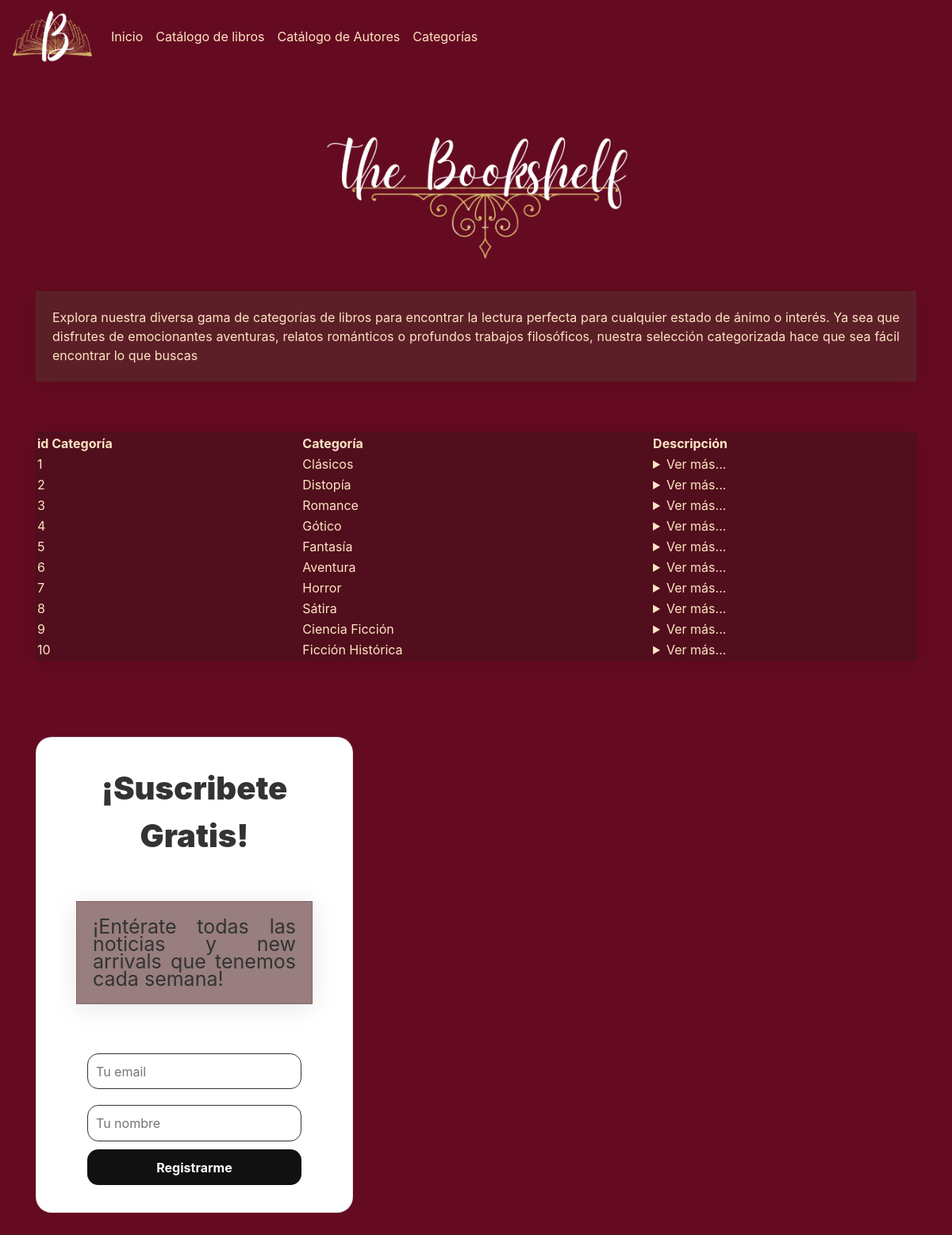
/catalogo/categorias, run on the app's committed database.
### catalogo/models.py (models this page shows)
class Navbar(models.Model):
    id_navbar = models.AutoField(db_column="idNavbar", primary_key=True)
    nombre = models.CharField(max_length=50)
    url = models.CharField(max_length=100)

class Categoria(models.Model):
    id_categoria     = models.AutoField( db_column="idCategoria",primary_key=True)
    nombre_categoria = models.CharField(max_length=100)
    descripcion      = models.CharField(max_length=100)

### catalogo/views.py (the view)
# urls.py: path('categorias', views.categorias, name="categorias"),
def categorias(request):
	Navbars = Navbar.objects.all()
	Categorias = Categoria.objects.all()
	context = { "Navbars": Navbars,
            "Categorias": Categorias }
	return render (request, 'catalogo/Categorias.html', context)

### catalogo/templates/catalogo/categorias.html (shortened to what this page needs)
<!DOCTYPE html>
<html lang="en">
<head>
    <link rel="stylesheet" href="https://cdn.jsdelivr.net/npm/bootstrap@4.6.2/dist/css/bootstrap.min.css">
    <link href="https://unpkg.com/aos@2.3.1/dist/aos.css" rel="stylesheet">
    <link rel="stylesheet" href="https://cdn.datatables.net/2.0.8/css/dataTables.dataTables.css" />
    {% load static %}
    <link rel="stylesheet" href="{% static 'assets/css/estilos.css' %}">
</head>
<body>
    <nav class="navbar navbar-expand-lg navbar-light" >
        <a class="navbar-brand" href="#"><img src="{% static 'assets/images/nav.png' %}" alt="" width="100px" length="200px"></a>
        <div class="collapse navbar-collapse" id="navbarNav">
            <ul class="navbar-nav">
                {% for Navbar in Navbars %}
              <li class="nav-item">
                <a class="nav-link"
                href="{{ Navbar.url }}" style="color: bisque">{{ Navbar.nombre }}</a>
              </li>
              {% endfor %}
              </ul>
        </div>
      </nav>
    <div class="container">
        <div class="row">
            <div class="col lg 6"style="center">
                <h1><img src="{% static 'assets/images/logo.png' %}" alt="" width="400px" length="800px"></h1>
            </div>
        </div>
        <div class="row">
            <div class="col lg-12" data-aos="fade-down" data-aos-easing="linear"data-aos-duration="1500">
                <p>Explora nuestra diversa gama de categorías de libros para encontrar la lectura perfecta para cualquier estado de ánimo o interés. Ya sea que disfrutes de emocionantes aventuras, relatos románticos o profundos trabajos filosóficos, nuestra selección categorizada hace que sea fácil encontrar lo que buscas</p>
            </div>
        </div>
        <div class="row" >
            <div class="col-lg-12 my-5">
                <table id="myTable_cat" class="display Glass" style="width:100%" >
                    <thead>
                        <tr>
                            <th>id Categoría</th>
                            <th>Categoría</th>
                            <th>Descripción</th>
                        </tr>
                    </thead>
                    <tbody >
                        {% for Categoria in Categorias %}
                        <tr>
                            <td>{{ Categoria.id_categoria }}</td>
                            <td>{{ Categoria.nombre_categoria }}</td>
                            <td>
                                <details>
                                <summary>Ver más...</summary>
                            </details>
                        </td>
                        </tr>
                        {% endfor %}
                    </tbody>
                </table>
            </div>
        </div>
        <div class="row"  style= "place-items: center">
            <div class="col-lg-12 my-5" data-aos="fade-down-right" data-aos-duration="2500">
                <div class="card">
                    <span class="card__title">¡Suscribete Gratis!</span>
                    <p class="card__content">¡Entérate todas las noticias y new arrivals que tenemos cada semana!
                    </p>
                    <div class="card__form">
                        <input placeholder="Tu email" type="text">
                        <input placeholder="Tu nombre" type="text">
                        <button class="sign-up"> Registrarme</button>
                    </div>
                </div>
            </div>
        </div>
    </div>
<html>

### static/assets/css/estilos.css (style rules this page uses)
h1 { text-align: center; color: bisque; font-weight: 900; }
p { padding: 20px; text-align: justify; color:bisque; background: rgba(87, 45, 45, 0.61); box-shadow: 0 4px 30px rgba(0, 0, 0, 0.1); backdrop-filter: blur(1.1px); -webkit-backdrop-filter: blur(1.1px); border: 1px solid rgba(87, 45, 45, 0.3); }
td,th { color:bisque; text-align: justify; }
tr { color:bisque; text-align: center; }
.Glass { background: rgba(50, 22, 22, 0.37); box-shadow: 0 4px 30px rgba(0, 0, 0, 0.1); backdrop-filter: blur(5px); -webkit-backdrop-filter: blur(5px); border: 1px solid rgba(50, 22, 22, 0.3); }
.card { width: 400px; height: 600px; padding: 0 30px; text-align: center; display: flex; align-items: center; justify-content: center; flex-direction: column; gap: 12px; background: #fff; border-radius: 20px; }
.card > * { margin: 20px; }
.card__title { font-size: 40px; font-weight: 900; color: #333; }
.card__content { font-size: 25px; line-height: 22px; color: #333; }
.card__form { display: flex; flex-direction: column; gap: 10px; }
.card__form input { margin-top: 10px; outline: 0; background: rgb(255, 255, 255); box-shadow: transparent 0px 0px 0px 1px inset; padding: 0.6em; border-radius: 14px; border: 1px solid #333; color: black; }
.card__form button { border: 0; background: #111; color: #fff; padding: 0.68em; border-radius: 14px; font-weight: bold; }

### data on the page
Navbar: nombre "Inicio"
Navbar: nombre "Catálogo de libros"
Navbar: nombre "Catálogo de Autores"
Navbar: nombre "Categorías"
Categoria: id_categoria "1", nombre_categoria "Clásicos"
Categoria: id_categoria "2", nombre_categoria "Distopía"
Categoria: id_categoria "3", nombre_categoria "Romance"
Categoria: id_categoria "4", nombre_categoria "Gótico"
Categoria: id_categoria "5", nombre_categoria "Fantasía"
Categoria: id_categoria "6", nombre_categoria "Aventura"
Categoria: id_categoria "7", nombre_categoria "Horror"
Categoria: id_categoria "8", nombre_categoria "Sátira"
Categoria: id_categoria "9", nombre_categoria "Ciencia Ficción"
Categoria: id_categoria "10", nombre_categoria "Ficción Histórica"
